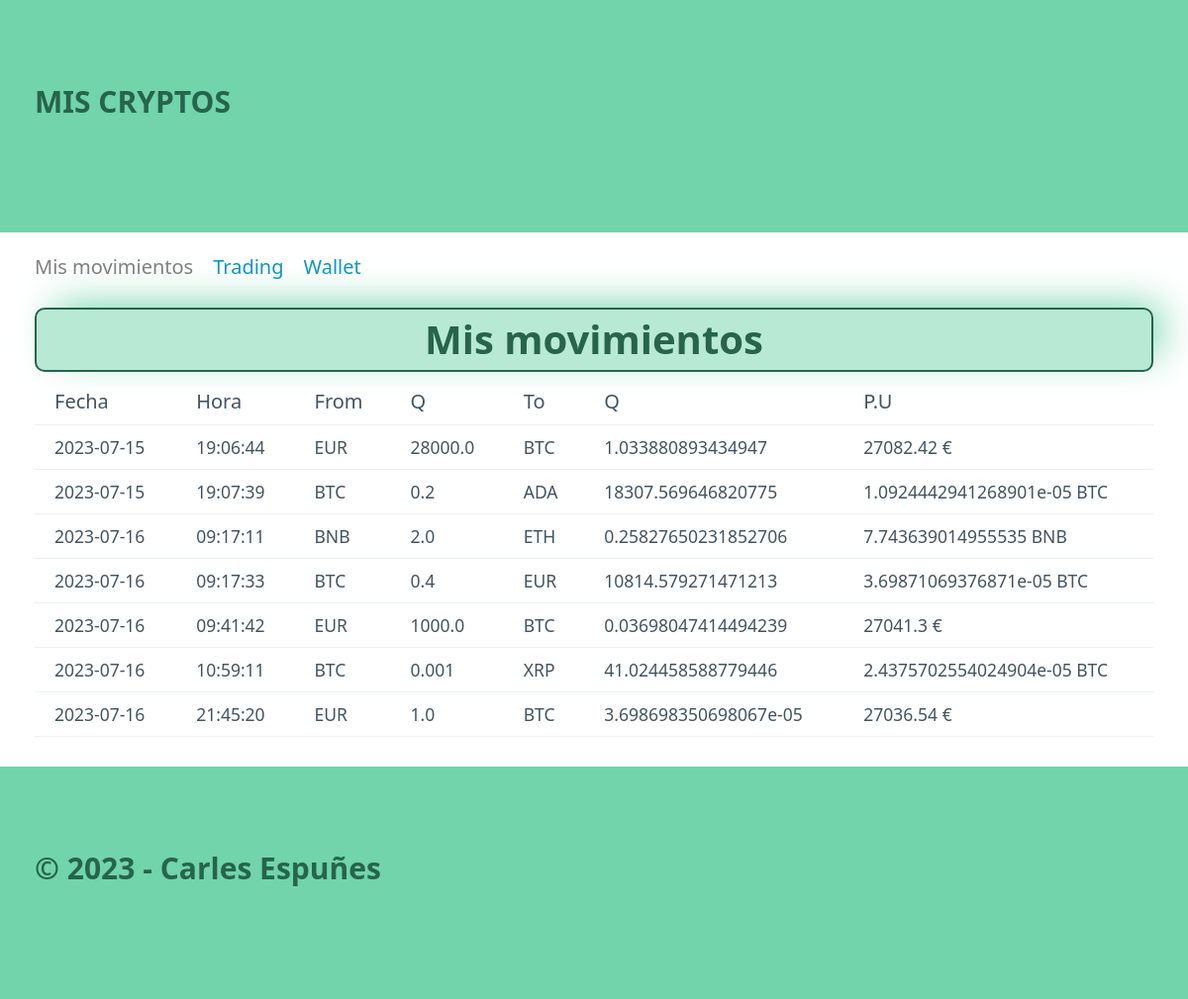
Before: / with the older database file.
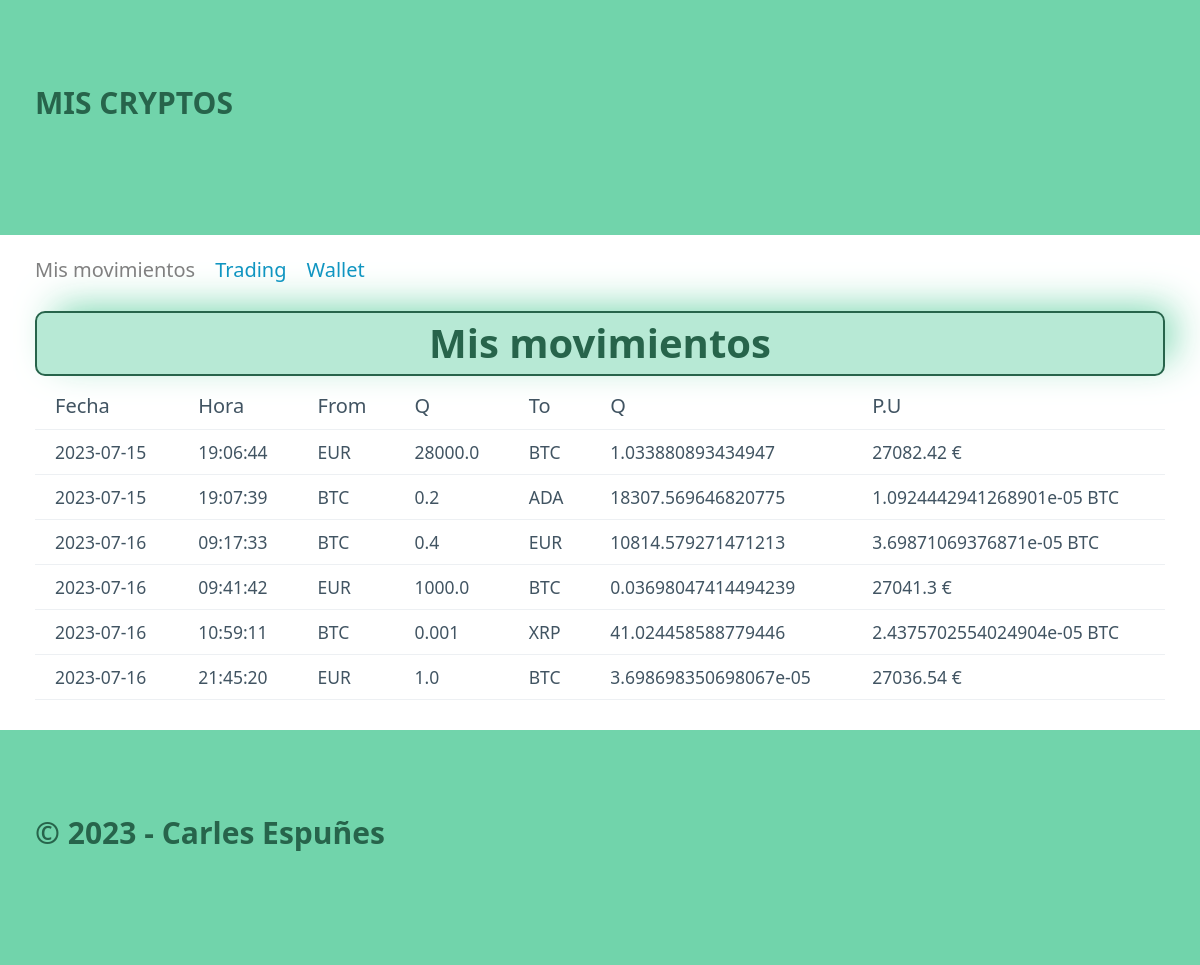
After: the same page with the newer database file.
### tables this page shows
CREATE TABLE "movements" (
	"id"	INTEGER,
	"date"	TEXT NOT NULL,
	"time"	TEXT NOT NULL,
	"moneda_from"	TEXT NOT NULL,
	"cantidad_from"	REAL NOT NULL,
	"moneda_to"	TEXT NOT NULL,
	"cantidad_to"	REAL NOT NULL,
	PRIMARY KEY("id" AUTOINCREMENT)
);

### mis_criptos/routes.py (the view)
@app.route("/")
def index():
    try:
        movements= dao.get_all()
        return render_template("index.html", movements=movements, title="Mis movimientos", route=request.path)#el route lo pasamos para usarlo para desactivar el link del nav, el request.path devuelvela parte de la URL después del nombre de dominio.
    except ValueError as e:
        flash("Su fichero de datos está corrupto")
        flash(str(e))
        return render_template("index.html", movements=[], title="Mis Movimientos")

### mis_criptos/models.py (called while the page is built)
    def get_all(self):
        query="""
        SELECT  date, time, moneda_from, cantidad_from, moneda_to, cantidad_to, id FROM movements ORDER by date, time;
        """
        conn=sqlite3.connect(self.path)
        cur=conn.cursor()
        cur.execute(query)
        res=cur.fetchall() # devuelve una lista de tuplas con la resta de la consulta
        lista = [Movement(*reg) for reg in res]# crea una lista con primero lo que se quiere añadir y luego lo que se recorre  esto se llama LIST COMPREHENSION
        conn.close()
        return lista

### mis_criptos/templates/index.html
{% extends "base.html" %}
{%block content%}
    <div class="title">
        <h1>Mis movimientos</h1>
    </div>
    {% if movements != [] %}
        <table>
            <tr>
                <th>Fecha</th>
                <th>Hora</th>
                <th>From</th>
                <th>Q</th>
                <th>To</th>
                <th>Q</th>
                <th>P.U</th>
            </tr>
            {% for movement in movements %}
            <tr>
                <td>{{ movement.date }}</td>
                <td>{{ movement.time }}</td>
                <td>{{ movement.moneda_from }}</td>
                <td>{{ movement.cantidad_from }}</td>
                <td>{{ movement.moneda_to }}</td>
                <td>{{ movement.cantidad_to }}</td>
                <td>{% if movement.moneda_from == "EUR" %} {% if (movement.cantidad_from / movement.cantidad_to).is_integer() %}  {{ (movement.cantidad_from / movement.cantidad_to)| int }} {% else %} {{ (movement.cantidad_from / movement.cantidad_to)| float | round(2) }} {% endif %} € {% else %} {{ movement.cantidad_from / movement.cantidad_to }} {{ movement.moneda_from }} {% endif %}</td>
            </tr>
            {% endfor %}
        </table>
    {% else %}
        <p>SIN MOVIMIENTOS</p>
    {% endif %}
{%endblock%}

### mis_criptos/templates/base.html (shortened to what this page needs)
<html lang="en">
    <head>
        <link rel="stylesheet" href="/static/pico.css">
        <link rel="stylesheet" href="/static/styles.css">
    </head>
    <body>
        <header id="header">
            <p class="container">MIS CRYPTOS</p>
        </header>
        <div id="bloque">
        <nav class="container">
            <ul>
                <li><a href="/" {% if route == "/" %} class="deactivate" {% endif %}>Mis movimientos</a></li>
                <li><a href="/purchase" {% if route == "/purchase" %} class="deactivate" {% endif %}>Trading</a></li>
                <li><a href="/status" {% if route == "/status" %} class="deactivate" {% endif %}>Wallet</a></li>
            </ul>
        </nav>
        <main class="container">
            {% block content %}{%endblock%}
        </main>
        </div>
        <footer>
            <p class="container">&copy; 2023  -  Carles Espuñes</p>
        </footer>
    </body>
</html>

### mis_criptos/static/styles.css (style rules this page uses)
:root { --primario: rgb(113, 212, 171); --primarioOscuro: rgb(39, 100, 75); --primarioOpaco: rgba(113, 212, 171, 0.5); --error: rgb(247, 165, 165); --errorOscuro: rgb(245, 53, 53); --fondo: rgb(253, 241, 241); }
a.deactivate { pointer-events: none; color: gray; text-decoration: none; cursor: default; }
.title { text-align: center; background-color: var(--primarioOpaco); border: solid 0.1rem var(--primarioOscuro); border-radius: 0.5rem; -webkit-box-shadow: 14px -10px 38px -7px rgba(113,212,171,0.96); -moz-box-shadow: 14px -10px 38px -7px rgba(113,212,171,0.96); box-shadow: 14px -10px 38px -7px rgba(113,212,171,0.96); height: 65px; margin:0.3rem 0rem; }
header, footer { background-color:var(--primario); }
footer { margin-bottom:0px; }
header p, footer p { color:var(--primarioOscuro); font-weight: bold; font-size: 1.5rem; }
h1 { color:var(--primarioOscuro) }

Changed rows visible on the page:
removed movements: date "2023-07-16", time "09:17:11", moneda_from "BNB", cantidad_from "2.0", moneda_to "ETH", cantidad_to "0.25827650231852706", movement.cantidad_from/movement.cantidad_to "7.743639014955535"
